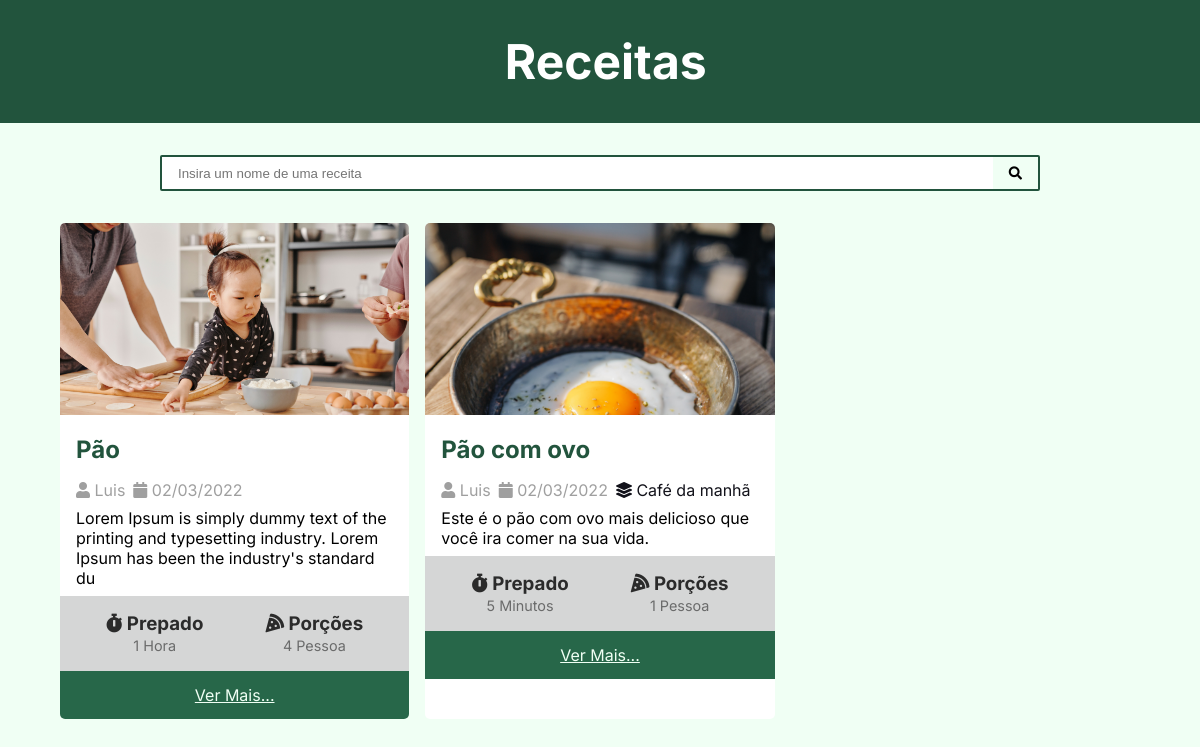
Before: / with the older database file.
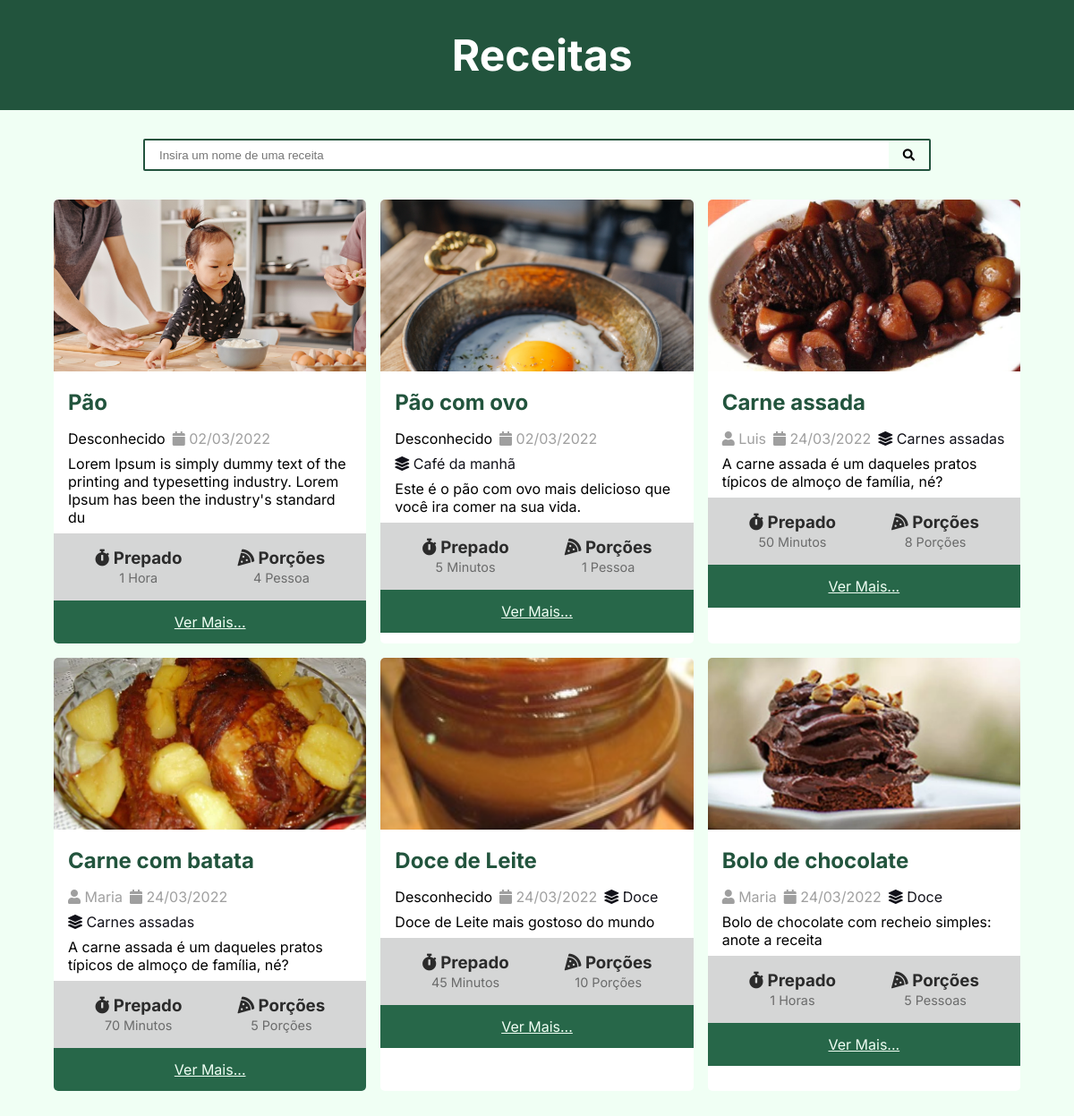
After: the same page with the newer database file.
### recipes/models.py (models this page shows, shortened)
class Recipe(models.Model):
    title = models.CharField(
        max_length=96
    )
    description = models.CharField(
        max_length=196
    )
    slug = models.SlugField()
    preparation_time = models.IntegerField()
    preparation_time_unit = models.CharField(
        max_length=96
    )
    servings = models.IntegerField()
    servings_unit = models.CharField(
        max_length=96
    )
    preparation_steps = models.TextField()
    preparation_steps_is_html = models.BooleanField(default=False)
    create_at = models.DateTimeField(
        auto_now_add=True
    )
    update_at = models.DateTimeField(
        auto_now=True
    )
    is_published = models.BooleanField(
        default=False
        )
    cover = models.ImageField(
        upload_to='recipes/cover/%Y/%m/%d/'
    )
    category = models.ForeignKey(
        Category,
        on_delete=models.SET_NULL,
        null=True,
        blank=True
    )
    author = models.ForeignKey(
        User,
          on_delete=models.SET_NULL,
        null=True
    )

class Category(models.Model):
    name = models.CharField(
        max_length=196
    )
    def __str__(self):
        return self.name

### recipes/views.py (the view)
# urls.py: path('', views.home, name="index"),
def home(request):
    recipes = Recipe.objects.filter(is_published=True).order_by('create_at')
    context = {
        "recipes": recipes
    }
    return render(request, 'recipes/pages/index.html', context)

### recipes/templates/recipes/pages/index.html (shortened to what this page needs)
{% extends 'global/pages/base.html' %}
{% block content %}
    <div class="content-cards">
        {% for recipe in recipes %}
            {% include '../partials/recipes.html' %}
        {% empty %}
            Ainda não há receitas, que tal criar uma?
        {% endfor %}
    </div>
{% endblock content %}

### base_templates/global/pages/base.html (shortened to what this page needs)
<!DOCTYPE html>
<html lang="pt-BR">
<head>
    {% include  "../partials/heade.html" %}
</head>
<body>
    {% include  "../partials/header.html" %}
    {% include  "../partials/search.html" %}
    <main class="container-cards container">
        {% block content %}
        {% endblock content %}
    </main>
</body>
</html>

### base_templates/global/partials/heade.html (shortened to what this page needs)
{% load static %}
<link rel="stylesheet" href="https://cdnjs.cloudflare.com/ajax/libs/font-awesome/5.15.4/css/fontawesome.min.css"
integrity="sha512-P9vJUXK+LyvAzj8otTOKzdfF1F3UYVl13+F8Fof8/2QNb8Twd6Vb+VD52I7+87tex9UXxnzPgWA3rH96RExA7A=="
crossorigin="anonymous" />
<link rel="stylesheet" href="https://cdnjs.cloudflare.com/ajax/libs/font-awesome/5.15.4/css/brands.min.css"
integrity="sha512-sVSECYdnRMezwuq5uAjKQJEcu2wybeAPjU4VJQ9pCRcCY4pIpIw4YMHIOQ0CypfwHRvdSPbH++dA3O4Hihm/LQ=="
crossorigin="anonymous" />
<link rel="stylesheet" href="https://cdnjs.cloudflare.com/ajax/libs/font-awesome/5.15.4/css/solid.min.css"
integrity="sha512-tk4nGrLxft4l30r9ETuejLU0a3d7LwMzj0eXjzc16JQj+5U1IeVoCuGLObRDc3+eQMUcEQY1RIDPGvuA7SNQ2w=="
crossorigin="anonymous" />
<link rel="stylesheet" href="{% static 'global/css/style.css' %}">
<link rel="stylesheet" href="{% static 'global/css/global-style.css' %}">

### base_templates/global/partials/header.html (shortened to what this page needs)
<header class="header">
    <div class="container">
        <h1>
            <a href="{% url 'index' %}">
                Receitas
            </a>
        </h1>
    </div>
</header>

### base_templates/global/partials/search.html
<div class="container">
    <form class="search">
        <input class="search__input" type="search" placeholder="Insira um nome de uma receita">
        <button class="search__button">
            <i class="fas fa-search"></i>
        </button>
    </form>
</div>

### recipes/templates/recipes/partials/recipes.html (shortened to what this page needs)
    <div class="card">
    <img class="card__img" src="{{ recipe.cover.url }}" alt="">
    <h2 class="card__title">
        <a href="{% url 'recipes' recipe.id %}">
            {{ recipe.title|capfirst }}
        </a>
    </h2>
    <div class="card__author">
        {% if recipe.author %}
            <span class="card__author-items">
                <i class="fas fa-user"></i>
                {% if recipe.author.first_name %}
                    {{ recipe.author.first_name }}
                {% else %}
                    {{ recipe.author.username }}
                {% endif %}
            </span>
        {% else %}
            Desconhecido
        {% endif %}
        <span class="card__author-items">
            <i class="fas fa-calendar"></i>
            {{ recipe.create_at|date:"d/m/Y" }}
        </span>
        {% if recipe.category %}
        <span class="card__author-items">
            <a href="{% url 'category' recipe.category.id %}">
                <i class="fas fa-layer-group"></i>
                {{ recipe.category }}
            </a>
        </span>
        {% endif %}
    </div>
    <p class="card__text">
        {{ recipe.description }}
    </p>
    <div class="card__meta">
        <div class="card__meta-preparation">
            <h3>
                <i class="fas fa-stopwatch"></i>
                Prepado
            </h3>
            <span>
                {{ recipe.preparation_time }}
                {{ recipe.preparation_time_unit }}
            </span>
        </div>
        <div class="card__meta-servings">
            <h3>
                <i class="fas fa-pizza-slice"></i>
                Porções
            </h3>
            <span>
                {{ recipe.servings }}
                {{ recipe.servings_unit }}
            </span>
        </div>
    </div>
    {% if is_details is not True %}
        <div class="card__more">
            <a href="{% url 'recipes' recipe.id %}">
                ver mais...
            </a>
        </div>
    {% endif %}
</div>

### base_static/global/css/style.css (style rules this page uses)
* { margin: 0; padding: 0; box-sizing: border-box; }
:root { --color-green-100:#F0FFF4; --color-green-300:#68D391; --color-green-400:#48BB78; --color-green-500:#38A169; --color-green-600:#2F855A; --color-green-700:#276749; --color-green-800:#22543D; --color-white: #ffffff; --color-black: #12121a; }
body { font-family: 'inter', serif; background-color: var(--color-green-100); }
.container { max-width: 62.5rem; width: 100%; margin: 0 auto; padding: 2rem 5%; }
.header { background-color: var(--color-green-800); display: grid; place-items: center; }
.header div { text-align: center; background-size: cover; border-radius: 5px; }
.header div h1 a { font-size: 3rem; color: var(--color-white); gap: .5rem; text-decoration: none; }
.search { display: flex; border: 2px solid var(--color-green-800); width: 100%; border-radius: 2px; }
.search__input { height: 2rem; padding: 0 1rem; width: 100%; border: 0; }
.search__button { background-color: transparent; border: 0; padding: 0 1rem; cursor: pointer; }
.container-cards { max-width: 80rem; padding-top: 0; }
.content-cards { display: grid; grid-template-columns: repeat(auto-fill, minmax(340px, 1fr)); gap: 1rem; }
.card { background-color: var(--color-white); overflow: hidden; border-radius: 5px; text-decoration: none; }
.card__img { max-width: 100%; width: 100%; object-fit: cover; height: 12rem; }
.card__title a { text-decoration: none; padding: 1rem; display: inline-block; padding-bottom: .5rem; color: var(--color-green-800); }
.card__author { padding: .5rem 1rem ; display: flex; gap: .5rem; flex-wrap: wrap; }
.card__author span { color: rgba(0, 0, 0, 0.377); }
.card__author a { color: #12121a; text-decoration: none; transition: .2s; }
.card__text { padding: 0 1rem ; }
.card__meta { display: flex; justify-content: space-evenly; gap: 1rem; padding: 0 1rem 1rem; text-align: center; background-color: hsla(150, 18%, 9%, 0.178); padding: 1rem 0; margin-top: .5rem; color: rgba(0, 0, 0, 0.8); }
.card__meta span { color: rgba(0, 0, 0, 0.5); font-size: .9rem; }
.card__more a { display: block; height: 3rem; background-color: var(--color-green-700); text-align: center; color: var(--color-green-100); line-height: 3rem; text-transform: capitalize; }

Changed rows visible on the page:
changed Recipe "Pão": author.first_name "Luis" → (not shown); now shows "Desconhecido"
changed Recipe "Pão com ovo": author.first_name "Luis" → (not shown); now shows "Desconhecido"
added Recipe: cover (picture), title "Carne assada", author.username "Luis", create_at "24/03/2022", category "Carnes assadas", description "A carne assada é um daqueles pratos típicos de almoço de família, né?", preparation_time "50", preparation_time_unit "Minutos", servings "8", servings_unit "Porções"
added Recipe: cover (picture), title "Carne com batata", author.username "Maria", create_at "24/03/2022", category "Carnes assadas", description "A carne assada é um daqueles pratos típicos de almoço de família, né?", preparation_time "70", preparation_time_unit "Minutos", servings "5", servings_unit "Porções"
added Recipe: cover (picture), title "Doce de Leite", shows "Desconhecido", create_at "24/03/2022", category "Doce", description "Doce de Leite mais gostoso do mundo", preparation_time "45", preparation_time_unit "Minutos", servings "10", servings_unit "Porções"
added Recipe: cover (picture), title "Bolo de chocolate", author.username "Maria", create_at "24/03/2022", category "Doce", description "Bolo de chocolate com recheio simples: anote a receita", preparation_time "1", preparation_time_unit "Horas", servings "5", servings_unit "Pessoas"
